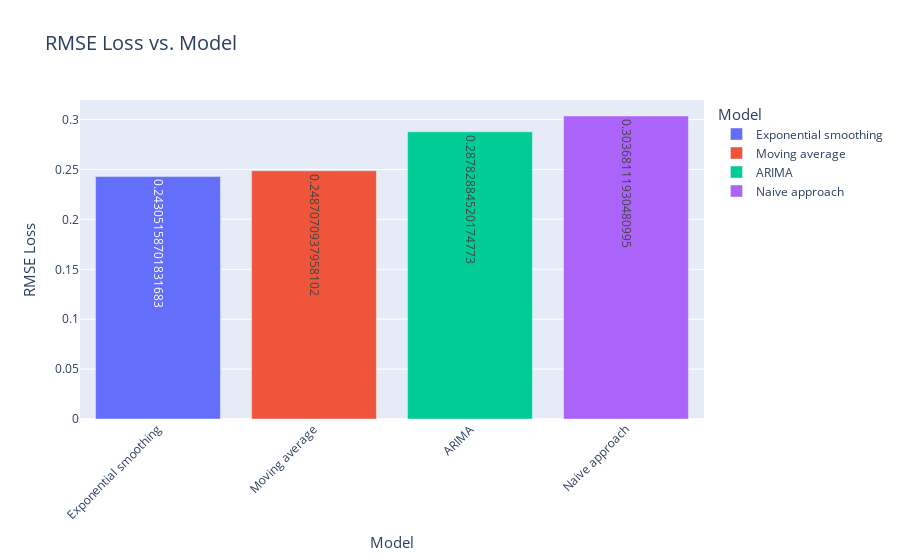

The notebook cell saved with this chart:
### Code cell
#Verificação de Perdas

# Dados
error = [error_naive, error_avg, error_exponential, error_arima]
names = ["Naive approach", "Moving average", "Exponential smoothing", "ARIMA"]

# Criação do DataFrame
df = pd.DataFrame({
    "RMSE Loss": error,
    "Model": names
})

# Ordenar o DataFrame pelos valores de RMSE Loss
df = df.sort_values(by="RMSE Loss")

# Criação do gráfico de barras com Plotly Express
fig = px.bar(df, 
             x="Model", 
             y="RMSE Loss", 
             color="Model",
             title="RMSE Loss vs. Model",
             labels={"RMSE Loss": "RMSE Loss", "Model": "Model"},
             text="RMSE Loss",  # Adiciona rótulos com os valores de RMSE Loss
             color_discrete_sequence=px.colors.qualitative.Plotly  # Escolhe uma paleta de cores
            )

# Configurações adicionais para melhorar a aparência
fig.update_layout(
    xaxis_title='Model',
    yaxis_title='RMSE Loss',
    xaxis_tickangle=-45,  # Inclina os rótulos do eixo x para melhorar a legibilidade
    title_font_size=20,
    xaxis_title_font_size=15,
    yaxis_title_font_size=15,
    legend_title_text='Model',
    legend_title_font_size=15,
    legend_font_size=12
)

# Exibe o gráfico
fig.show()

### Figure 1 — Plotly figure (JSON) as saved in the notebook; plotly's stock layout.template omitted (floating-point values rounded to 4 significant figures)
{"data": [{"alignmentgroup": "True", "hovertemplate": "Model=%{x}<br>RMSE Loss=%{text}<extra></extra>", "legendgroup": "Exponential smoothing", "marker": {"color": "#636EFA", "pattern": {"shape": ""}}, "name": "Exponential smoothing", "offsetgroup": "Exponential smoothing", "orientation": "v", "showlegend": true, "text": [0.2431], "textposition": "auto", "type": "bar", "x": ["Exponential smoothing"], "xaxis": "x", "y": [0.2431], "yaxis": "y"}, {"alignmentgroup": "True", "hovertemplate": "Model=%{x}<br>RMSE Loss=%{text}<extra></extra>", "legendgroup": "Moving average", "marker": {"color": "#EF553B", "pattern": {"shape": ""}}, "name": "Moving average", "offsetgroup": "Moving average", "orientation": "v", "showlegend": true, "text": [0.2487], "textposition": "auto", "type": "bar", "x": ["Moving average"], "xaxis": "x", "y": [0.2487], "yaxis": "y"}, {"alignmentgroup": "True", "hovertemplate": "Model=%{x}<br>RMSE Loss=%{text}<extra></extra>", "legendgroup": "ARIMA", "marker": {"color": "#00CC96", "pattern": {"shape": ""}}, "name": "ARIMA", "offsetgroup": "ARIMA", "orientation": "v", "showlegend": true, "text": [0.2878], "textposition": "auto", "type": "bar", "x": ["ARIMA"], "xaxis": "x", "y": [0.2878], "yaxis": "y"}, {"alignmentgroup": "True", "hovertemplate": "Model=%{x}<br>RMSE Loss=%{text}<extra></extra>", "legendgroup": "Naive approach", "marker": {"color": "#AB63FA", "pattern": {"shape": ""}}, "name": "Naive approach", "offsetgroup": "Naive approach", "orientation": "v", "showlegend": true, "text": [0.3037], "textposition": "auto", "type": "bar", "x": ["Naive approach"], "xaxis": "x", "y": [0.3037], "yaxis": "y"}], "layout": {"barmode": "relative", "legend": {"font": {"size": 12}, "title": {"font": {"size": 15}, "text": "Model"}, "tracegroupgap": 0}, "title": {"font": {"size": 20}, "text": "RMSE Loss vs. Model"}, "xaxis": {"anchor": "y", "categoryarray": ["Exponential smoothing", "Moving average", "ARIMA", "Naive approach"], "categoryorder": "array", "domain": [0, 1], "tickangle": -45, "title": {"font": {"size": 15}, "text": "Model"}}, "yaxis": {"anchor": "x", "domain": [0, 1], "title": {"font": {"size": 15}, "text": "RMSE Loss"}}}}
